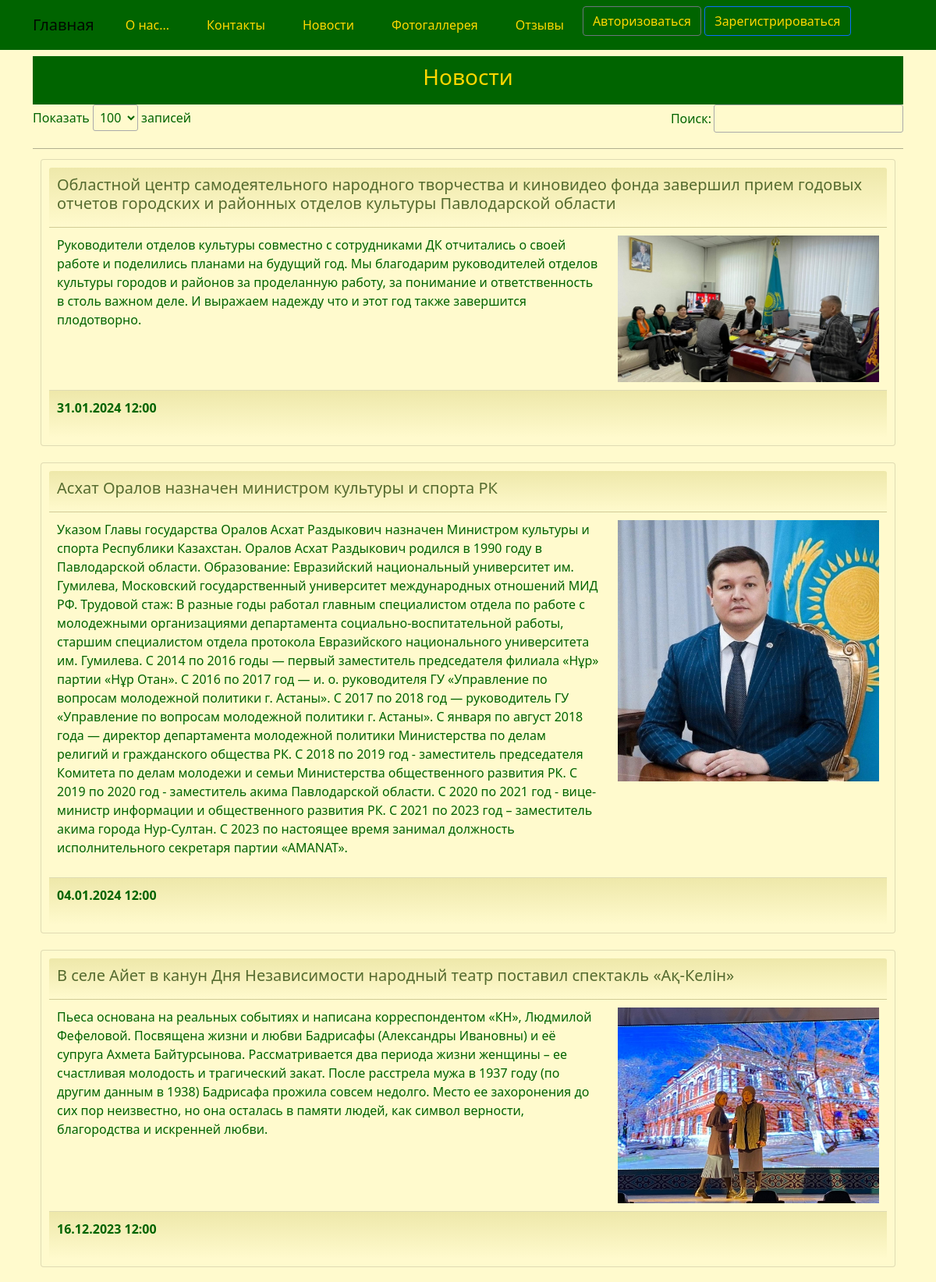
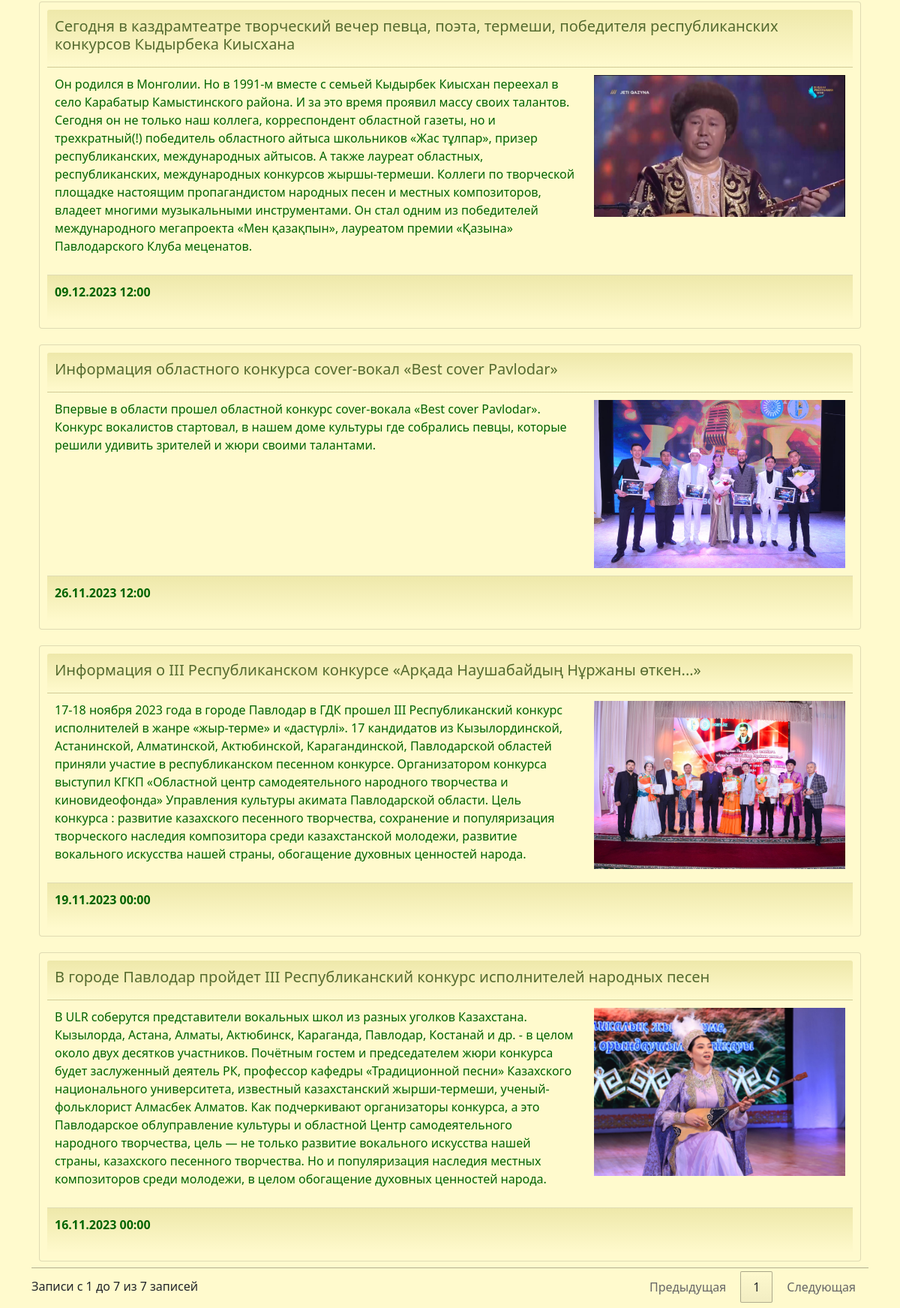
/news/list/ (upper part), run on the app's committed database (2 pictures, top to bottom).
### house/models.py (models this page shows)
class News(models.Model):
    daten = models.DateTimeField(_('daten'))
    title = models.CharField(_('title_news'), max_length=256)
    details = models.TextField(_('details_news'))
    photo = models.ImageField(_('photo_news'), upload_to='images/', blank=True, null=True)
    class Meta:
        db_table = 'news'
        indexes = [
            models.Index(fields=['daten']),
        ]
        ordering = ['daten']

### house/views.py (the view)
# urls.py: path('news/list/', views.news_list, name='news_list'),
def news_list(request):
    news = News.objects.all().order_by('-daten')
    return render(request, "news/list.html", {"news": news})

### templates/news/list.html (shortened to what this page needs)
{% extends "base.html" %}
{% load i18n %}
{% load static %}
{% block content %}
<div class="div-width-100-text-center">
	<h3>{% trans "newss" %}</h3>
</div>
	{% load humanize %}
{% if news.count > 0 %}
<div class="row">
	<table id="myTable" style="width:100%">
		<thead>
			<tr>
				<th></th>
			</tr>
		</thead>
		<tbody>
			{% for n in news %}
			<tr>
				<td>
					<div class="card">
						<div class="card-header">
							<h5>{{ n.title }}</h5>
						</div>
						<div class="card-body">
							<div class="row">
								<div class="col-md-8">
									<p>{{ n.details }}</p>
								</div>
								<div class="col-md-4">
									{% if n.photo.url == "/ media /images/news1.jpeg" %}
										<img style="width:100%; max-width:400px;" src="{% static 'images/news1.jpeg' %}" alt="{{ n.title }}" title="{{ n.details }}">
									{% elif n.photo.url == "/ media /images/news2.jpeg" %}
										<img style="width:100%; max-width:400px;" src="{% static 'images/news2.jpeg' %}" alt="{{ n.title }}" title="{{ n.details }}">
									{% elif n.photo.url == "/ media /images/news3.jpeg" %}
										<img style="width:100%; max-width:400px;" src="{% static 'images/news3.jpeg' %}" alt="{{ n.title }}" title="{{ n.details }}">
									{% elif n.photo.url == "/ media /images/news4.jpeg" %}
										<img style="width:100%; max-width:400px;" src="{% static 'images/news4.jpeg' %}" alt="{{ n.title }}" title="{{ n.details }}">
									{% elif n.photo.url == "/ media /images/news5.jpeg" %}
										<img style="width:100%; max-width:400px;" src="{% static 'images/news5.jpeg' %}" alt="{{ n.title }}" title="{{ n.details }}">
									{% elif n.photo.url == "/ media /images/news6.jpeg" %}
										<img style="width:100%; max-width:400px;" src="{% static 'images/news6.jpeg' %}" alt="{{ n.title }}" title="{{ n.details }}">
									{% elif n.photo.url == "/ media /images/news7.jpeg" %}
										<img style="width:100%; max-width:400px;" src="{% static 'images/news7.jpeg' %}" alt="{{ n.title }}" title="{{ n.details }}">
									{% else %}
										{% if n.photo.url != None %}
											<img style="width:100%; max-width:400px;" src="{{ n.photo.url}}" alt="{{ n.title }}" title="{{ n.details }}">
										{% endif %}
									{% endif %}
								</div>
							</div>
						</div>
						<div class="card-footer text-muted">
							<p><strong>{{ n.daten | date:"d.m.Y H:i" }}</strong><p>
						</div>
					</div>
				</td>
			</tr>
			{% endfor %}
		</tbody>
	</table>
</div>
{% endif %}
{% endblock content %}

### static/css/styles.css (style rules this page uses)
:root { --navbar-background-color: DarkGreen; --navbar-text-color: Gold; --main-background-color-light: LemonChiffon; --main-background-color-dark: PaleGoldenrod; --main-text-color: DarkGreen; --main-header-color: DarkOliveGreen; --main-text-attention-color: Purple; --footer-background-color-light: Beige; --footer-background-color-dark: Green; --footer-text-color: Teal; --card-background-color-light: LemonChiffon; --card-background-color-dark: PaleGoldenrod; --card-text-color: SeaGreen; --table-background-color-light: LemonChiffon; --table-background-color-dark: PaleGoldenrod; --table-text-color: DarkGreen; --star-size: 30px; --star-color: Yellow; --star-background: Gold ; }
body { background-color: var(--main-background-color-light); }
h1, h2, h3, h4, h5, h6 { color: var(--main-header-color); }
p, ul, li, label { color: var(--main-text-color); }
.card { background-color: var(--card-background-color-light); color: var(--card-text-color); margin-top: 5px; padding: 10px; }
.card-header { background-image: linear-gradient(top, var(--card-background-color-dark), var(--card-background-color-light)); background-image: -o-linear-gradient(top, var(--card-background-color-dark), var(--card-background-color-light)); background-image: -moz-linear-gradient(top, var(--card-background-color-dark), var(--card-background-color-light)); background-image: -webkit-linear-gradient(top, var(--card-background-color-dark), var(--card-background-color-light)); color: var(--card-text-color); padding: 10px; }
.card-body { background-color: var(--card-background-color-light); color: var(--card-text-color); padding: 10px; }
.card-footer { background-image: linear-gradient(top, var(--card-background-color-dark), var(--card-background-color-light)); background-image: -o-linear-gradient(top, var(--card-background-color-dark), var(--card-background-color-light)); background-image: -moz-linear-gradient(top, var(--card-background-color-dark), var(--card-background-color-light)); background-image: -webkit-linear-gradient(top, var(--card-background-color-dark), var(--card-background-color-light)); color: var(--card-text-color); padding: 10px; }
.div-width-100-text-center { background-color: var(--main-text-color); color: Gold; text-align: center; padding-top: 10px; padding-bottom: 10px; }
.div-width-100-text-center h3 { color: Gold; }

### data on the page
News: title "Областной центр самодеятельного народного творчества и киновидео фонда завершил прием годовых отчетов городских и районных отделов культуры Павлодарской области", details "Руководители отделов культуры совместно с сотрудниками ДК отчитались о своей работе и поделились планами на будущий год. Мы благодарим руководителей отделов культуры городов и районов за проделанную работу, за понимание и ответственность в столь важном деле. И выражаем надежду что и этот год также завершится плодотворно.", photo (picture), daten "31.01.2024 12:00"
News: title "Асхат Оралов назначен министром культуры и спорта РК", details "Указом Главы государства Оралов Асхат Раздыкович назначен Министром культуры и спорта Республики Казахстан. Оралов Асхат Раздыкович родился в 1990 году в Павлодарской области. Образование: Евразийский национальный университет им. Гумилева, Московский государственный университет международных отношений МИД РФ. Трудовой стаж: В разные годы работал главным специалистом отдела по работе с молодежными организациями департамента социально-воспитательной работы, старшим специалистом отдела протокола Евразийского национального университета им. Гумилева. С 2014 по 2016 годы — первый заместитель председателя филиала «Нұр» партии «Нұр Отан». С 2016 по 2017 год — и. о. руководителя ГУ «Управление по…", photo (picture), daten "04.01.2024 12:00"
News: title "В селе Айет в канун Дня Независимости народный театр поставил спектакль «Ақ-Келін»", details "Пьеса основана на реальных событиях и написана корреспондентом «КН», Людмилой Фефеловой. Посвящена жизни и любви Бадрисафы (Александры Ивановны) и её супруга Ахмета Байтурсынова. Рассматривается два периода жизни женщины – ее счастливая молодость и трагический закат. После расстрела мужа в 1937 году (по другим данным в 1938) Бадрисафа прожила совсем недолго. Место ее захоронения до сих пор неизвестно, но она осталась в памяти людей, как символ верности, благородства и искренней любви.", photo (picture), daten "16.12.2023 12:00"
News: title "Сегодня в каздрамтеатре творческий вечер певца, поэта, термеши, победителя республиканских конкурсов Кыдырбека Киысхана", details "Он родился в Монголии. Но в 1991-м вместе с семьей Кыдырбек Киысхан переехал в село Карабатыр Камыстинского района. И за это время проявил массу своих талантов. Сегодня он не только наш коллега, корреспондент областной газеты, но и трехкратный(!) победитель областного айтыса школьников «Жас тұлпар», призер республиканских, международных айтысов. А также лауреат областных, республиканских, международных конкурсов жыршы-термеши. Коллеги по творческой площадке настоящим пропагандистом народных песен и местных композиторов, владеет многими музыкальными инструментами. Он стал одним из победителей международного мегапроекта «Мен қазақпын», лауреатом премии «Қазына» Павлодарского Клуба меценатов.", photo (picture), daten "09.12.2023 12:00"
News: title "Информация областного конкурса cover-вокал «Best cover Pavlodar»", details "Впервые в области прошел областной конкурс cover-вокала «Best cover Pavlodar». Конкурс вокалистов стартовал, в нашем доме культуры где собрались певцы, которые решили удивить зрителей и жюри своими талантами.", photo (picture), daten "26.11.2023 12:00"
News: title "Информация о III Республиканском конкурсе «Арқада Наушабайдың Нұржаны өткен...»", details "17-18 ноября 2023 года в городе Павлодар в ГДК прошел III Республиканский конкурс исполнителей в жанре «жыр-терме» и «дастүрлі». 17 кандидатов из Кызылординской, Астанинской, Алматинской, Актюбинской, Карагандинской, Павлодарской областей приняли участие в республиканском песенном конкурсе. Организатором конкурса выступил КГКП «Областной центр самодеятельного народного творчества и киновидеофонда» Управления культуры акимата Павлодарской области. Цель конкурса : развитие казахского песенного творчества, сохранение и популяризация творческого наследия композитора среди казахстанской молодежи, развитие вокального искусства нашей страны, обогащение духовных ценностей народа.", photo (picture), daten "19.11.2023 00:00"
News: title "В городе Павлодар пройдет III Республиканский конкурс исполнителей народных песен", details "В ULR соберутся представители вокальных школ из разных уголков Казахстана. Кызылорда, Астана, Алматы, Актюбинск, Караганда, Павлодар, Костанай и др. - в целом около двух десятков участников. Почётным гостем и председателем жюри конкурса будет заслуженный деятель РК, профессор кафедры «Традиционной песни» Казахского национального университета, известный казахстанский жырши-термеши, ученый-фольклорист Алмасбек Алматов. Как подчеркивают организаторы конкурса, а это Павлодарское облуправление культуры и областной Центр самодеятельного народного творчества, цель — не только развитие вокального искусства нашей страны, казахского песенного творчества. Но и популяризация наследия местных…", photo (picture), daten "16.11.2023 00:00"
